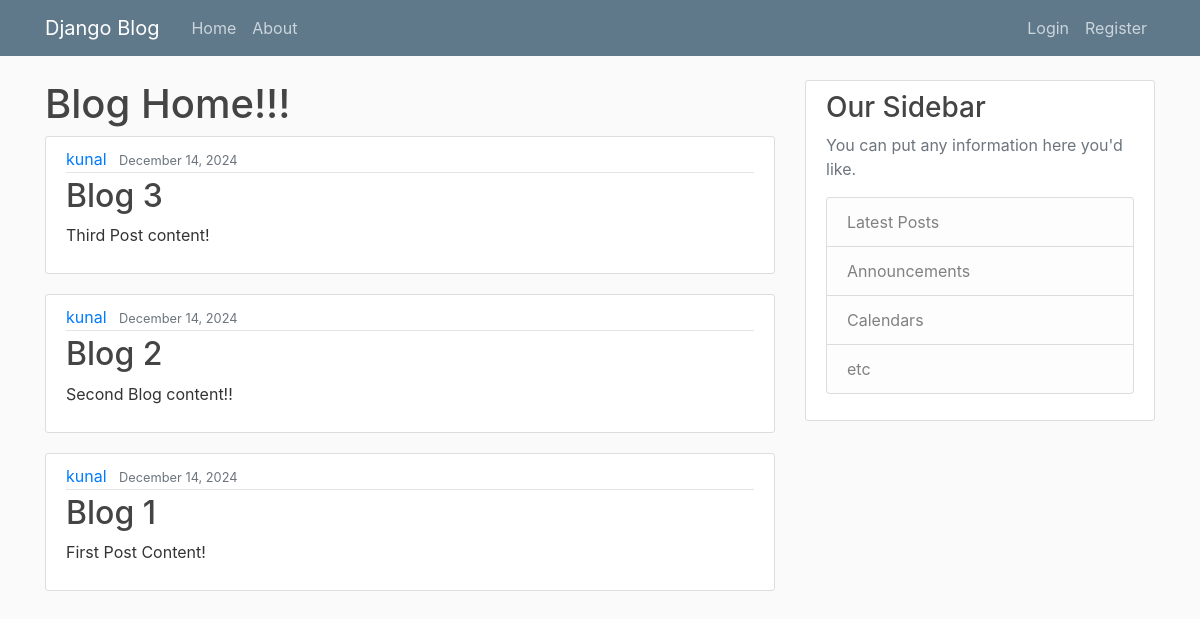
Before: / with the older database file.
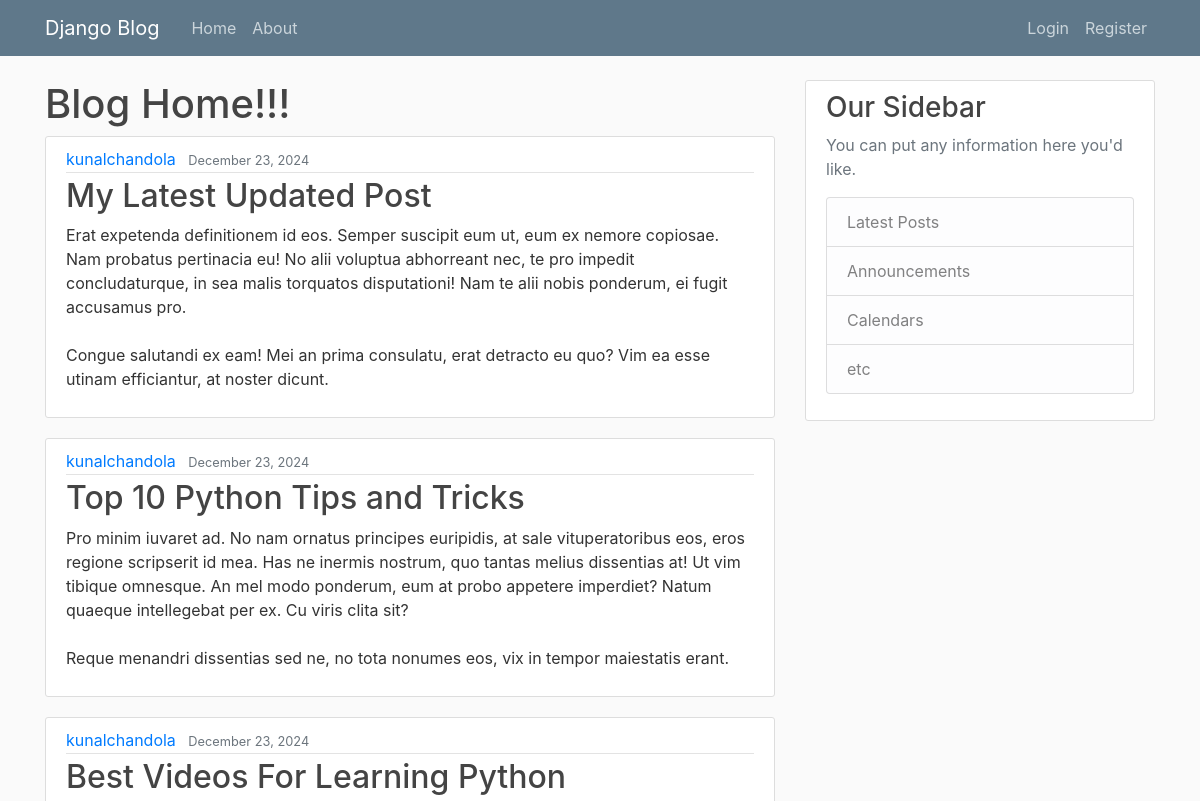
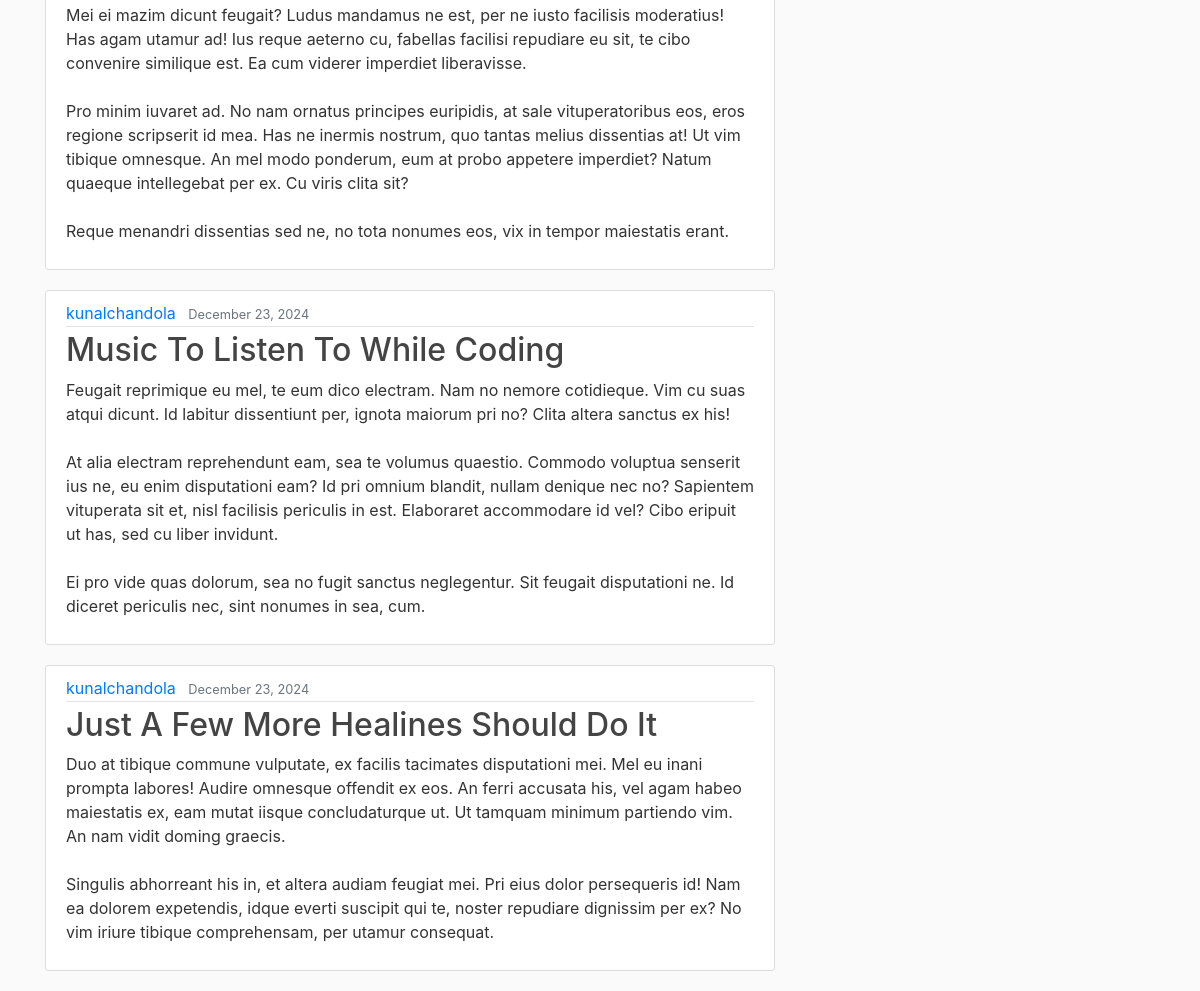
After: the same page with the newer database file (2 pictures, top to bottom).
### blog/models.py (models this page shows, shortened)
class Post(models.Model):
    title = models.CharField(max_length=100)
    content = models.TextField()
    date_posted = models.DateTimeField(default=timezone.now)
    author = models.ForeignKey(User, on_delete = models.CASCADE) #if user is deleted delete his all posts

### blog/views.py (the view)
# urls.py: path('',  PostListView.as_view(), name='blog-home'),
class PostListView(ListView):
    model = Post
    template_name = 'blog/home.html'    # <app>/<model>_<viewtype>.html
    context_object_name = 'Posts'
    ordering= ['-date_posted']
    paginate_by = 5

### blog/templates/blog/home.html
{% extends "blog/base.html" %}
{% block content %}
<h1>Blog Home!!!</h1>
{% for post in Posts %}
<article class="media content-section">
    <div class="media-body">
      <div class="article-metadata">
        <a class="mr-2" href="#">{{ post.author }}</a>
        <small class="text-muted">{{ post.date_posted | date:"F d, Y"}}</small>
      </div>
      <h2><a class="article-title" href="#">{{ post.title }}</a></h2>
      <p class="article-content">{{ post.content }}</p>
    </div>
  </article>
{% endfor %}
{% endblock content %}

### blog/templates/blog/base.html (shortened to what this page needs)
{% load static %}
<!DOCTYPE html>
<html>
<head>
    <link rel="stylesheet" href="https://cdn.jsdelivr.net/npm/bootstrap@4.0.0/dist/css/bootstrap.min.css">
    <link rel="stylesheet" type="text/css" href=" {% static 'blog/main.css' %} ">
</head>
<body>
    <header class="site-header">
        <nav class="navbar navbar-expand-md navbar-dark bg-steel fixed-top">
          <div class="container">
            <a class="navbar-brand mr-4" href="/">Django Blog</a>
            <div class="collapse navbar-collapse" id="navbarToggle">
              <div class="navbar-nav mr-auto">
                <a class="nav-item nav-link" href="{% url 'blog-home' %}">Home</a>
                <a class="nav-item nav-link" href="{% url 'blog-about' %}">About</a>
              </div>
              <div class="navbar-nav">
                {% if user.is_authenticated %}
                  <a class="nav-item nav-link" href="{% url 'post-create'%}">New Post</a>
                  <a class="nav-item nav-link" href="{% url 'profile'%}">Profile</a>
                  <a class="nav-item nav-link" href="{% url 'logout'%}">Logout</a>
                {% else %}
                  <a class="nav-item nav-link" href="{% url 'login' %}">Login</a>
                  <a class="nav-item nav-link" href="{% url 'register' %}">Register</a>
                {% endif %}
              </div>
            </div>
          </div>
        </nav>
      </header>
      <main role="main" class="container">
        <div class="row">
          <div class="col-md-8">
            {% block content %}{% endblock %}
          </div>
          <div class="col-md-4">
            <div class="content-section">
              <h3>Our Sidebar</h3>
              <p class='text-muted'>You can put any information here you'd like.
                <ul class="list-group">
                  <li class="list-group-item list-group-item-light">Latest Posts</li>
                  <li class="list-group-item list-group-item-light">Announcements</li>
                  <li class="list-group-item list-group-item-light">Calendars</li>
                  <li class="list-group-item list-group-item-light">etc</li>
                </ul>
              </p>
            </div>
          </div>
        </div>
      </main>
</body>
</html>

### blog/static/blog/main.css (style rules this page uses)
body { background: #fafafa; color: #333333; margin-top: 5rem; }
h1, h2, h3, h4, h5, h6 { color: #444444; }
ul { margin: 0; }
.bg-steel { background-color: #5f788a; }
.site-header .navbar-nav .nav-link { color: #cbd5db; }
.content-section { background: #ffffff; padding: 10px 20px; border: 1px solid #dddddd; border-radius: 3px; margin-bottom: 20px; }
.article-title { color: #444444; }
.article-content { white-space: pre-line; }
.article-metadata { padding-bottom: 1px; margin-bottom: 4px; border-bottom: 1px solid #e3e3e3 }

Changed rows visible on the page:
no longer on this page (row unchanged): Post: author "kunal", date_posted "December 14, 2024", title "Blog 3", content "Third Post content!"
no longer on this page (row unchanged): Post: author "kunal", date_posted "December 14, 2024", title "Blog 2", content "Second Blog content!!"
no longer on this page (row unchanged): Post: author "kunal", date_posted "December 14, 2024", title "Blog 1", content "First Post Content!"
added Post: author "kunalchandola", date_posted "December 23, 2024", title "My Latest Updated Post", content "Erat expetenda definitionem id eos. Semper suscipit eum ut, eum ex nemore copiosae. Nam probatus pertinacia eu! No alii voluptua abhorreant nec, te pro impedit concludaturque, in sea malis torquatos disputationi! Nam te alii nobis ponderum, ei fugit accusamus pro. Congue salutandi ex eam! Mei an prima consulatu, erat detracto eu quo? Vim ea esse utinam efficiantur, at noster dicunt."
added Post: author "kunalchandola", date_posted "December 23, 2024", title "Top 10 Python Tips and Tricks", content "Pro minim iuvaret ad. No nam ornatus principes euripidis, at sale vituperatoribus eos, eros regione scripserit id mea. Has ne inermis nostrum, quo tantas melius dissentias at! Ut vim tibique omnesque. An mel modo ponderum, eum at probo appetere imperdiet? Natum quaeque intellegebat per ex. Cu viris clita sit? Reque menandri dissentias sed ne, no tota nonumes eos, vix in tempor maiestatis erant."
added Post: author "kunalchandola", date_posted "December 23, 2024", title "Best Videos For Learning Python", content "Mei ei mazim dicunt feugait? Ludus mandamus ne est, per ne iusto facilisis moderatius! Has agam utamur ad! Ius reque aeterno cu, fabellas facilisi repudiare eu sit, te cibo convenire similique est. Ea cum viderer imperdiet liberavisse. Pro minim iuvaret ad. No nam ornatus principes euripidis, at sale vituperatoribus eos, eros regione scripserit id mea. Has ne inermis nostrum, quo tantas melius dissentias at! Ut vim tibique omnesque. An mel modo ponderum, eum at probo appetere imperdiet? Natum quaeque intellegebat per ex. Cu viris clita sit? Reque menandri dissentias sed ne, no tota nonumes eos, vix in tempor maiestatis erant."
added Post: author "kunalchandola", date_posted "December 23, 2024", title "Music To Listen To While Coding", content "Feugait reprimique eu mel, te eum dico electram. Nam no nemore cotidieque. Vim cu suas atqui dicunt. Id labitur dissentiunt per, ignota maiorum pri no? Clita altera sanctus ex his! At alia electram reprehendunt eam, sea te volumus quaestio. Commodo voluptua senserit ius ne, eu enim disputationi eam? Id pri omnium blandit, nullam denique nec no? Sapientem vituperata sit et, nisl facilisis periculis in est. Elaboraret accommodare id vel? Cibo eripuit ut has, sed cu liber invidunt. Ei pro vide quas dolorum, sea no fugit sanctus neglegentur. Sit feugait disputationi ne. Id diceret periculis nec, sint nonumes in sea, cum."
added Post: author "kunalchandola", date_posted "December 23, 2024", title "Just A Few More Healines Should Do It", content "Duo at tibique commune vulputate, ex facilis tacimates disputationi mei. Mel eu inani prompta labores! Audire omnesque offendit ex eos. An ferri accusata his, vel agam habeo maiestatis ex, eam mutat iisque concludaturque ut. Ut tamquam minimum partiendo vim. An nam vidit doming graecis. Singulis abhorreant his in, et altera audiam feugiat mei. Pri eius dolor persequeris id! Nam ea dolorem expetendis, idque everti suscipit qui te, noster repudiare dignissim per ex? No vim iriure tibique comprehensam, per utamur consequat."
